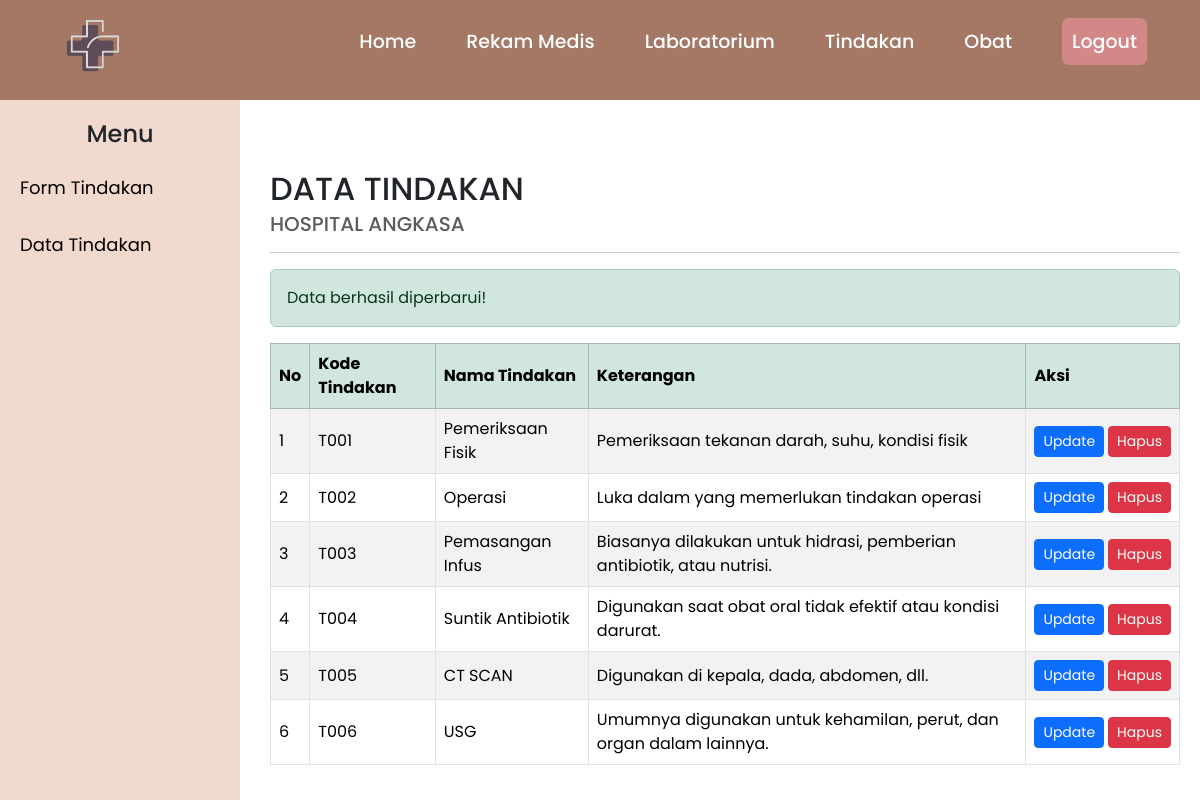
The page /Dokter/t_data.php?sukses=update on the database its author committed.
### tables this page shows
CREATE TABLE `tindakan` (
  `kd_tindakan` varchar(11) NOT NULL,
  `nm_tindakan` enum('Pemeriksaan Fisik','Operasi','Pemasangan Infus','Suntik Antibiotik','CT SCAN','USG') NOT NULL,
  `ket` varchar(100) NOT NULL
);

### Dokter/t_data.php (the view, shortened to what this page needs)
<?php include ('../koneksi.php') ?>
<!DOCTYPE html>
<html lang="en">
<head>
  <link href="https://cdn.jsdelivr.net/npm/bootstrap@5.3.3/dist/css/bootstrap.min.css" rel="stylesheet">
</head>
<body>
<?php include('a_header.php'); ?>
<div class="d-flex">
  <?php include('t_sidebar.php'); ?>
  <main class="main-content">
    <h2 class="mb-1">DATA TINDAKAN</h2>
    <h5 class="text-muted">HOSPITAL ANGKASA</h5>
    <hr>
    <?php if (isset($_GET['sukses']) && $_GET['sukses'] == 'update'): ?>
      <div class="alert alert-success">Data berhasil diperbarui!</div>
    <?php endif; ?>
    <div class="table-responsive">
      <table class="table table-striped table-bordered align-middle">
        <thead class="table-success">
          <tr>
            <th>No</th>
            <th>Kode Tindakan</th>
            <th>Nama Tindakan</th>
            <th>Keterangan</th>
            <th>Aksi</th>
          </tr>
        </thead>
        <tbody>
          <?php
          $sql = "SELECT * FROM tindakan";
          $hasil = mysqli_query($koneksi, $sql);
          $no = 1;
          if (mysqli_num_rows($hasil) == 0) {
              echo "<tr><td colspan='12' class='text-center'>Data masih kosong.</td></tr>";
          } else {
              while ($row = mysqli_fetch_assoc($hasil)) { ?>
              <tr>
                <td><?= $no++ ?></td>
                <td><?= $row['kd_tindakan'] ?></td>
                <td><?= $row['nm_tindakan'] ?></td>
                <td><?= $row['ket'] ?></td>
                <td>
                  <div class="d-flex gap-1">
                    <a href="t_update.php?kd_tindakan=<?= $row['kd_tindakan'] ?>" class="btn btn-primary btn-sm">Update</a>
                    <a href="t_delete.php?kd_tindakan=<?= $row['kd_tindakan'] ?>" onclick="return confirm('Hapus Data?')" class="btn btn-danger btn-sm">Hapus</a>
                  </div>
                </td>
              </tr>
          <?php }
          } ?>
        </tbody>
      </table>
    </div>
  </main>
</div>
</body>
</html>

### Dokter/t_data.php (style rules this page uses)
body { padding-top: 150px; margin: 0; }
.main-content { margin-left: 250px; padding: 20px; width: 100%; }
.table th, .table td { vertical-align: middle; }

### Dokter/a_header.php (style rules this page uses)
* { margin: 0; padding: 0; box-sizing: border-box; font-family: 'Poppins', sans-serif; }

### rows shown on the page
tindakan: kd_tindakan "T001", nm_tindakan "Pemeriksaan Fisik", ket "Pemeriksaan tekanan darah, suhu, kondisi fisik"
tindakan: kd_tindakan "T002", nm_tindakan "Operasi", ket "Luka dalam yang memerlukan tindakan operasi"
tindakan: kd_tindakan "T003", nm_tindakan "Pemasangan Infus", ket "Biasanya dilakukan untuk hidrasi, pemberian antibiotik, atau nutrisi."
tindakan: kd_tindakan "T004", nm_tindakan "Suntik Antibiotik", ket "Digunakan saat obat oral tidak efektif atau kondisi darurat."
tindakan: kd_tindakan "T005", nm_tindakan "CT SCAN", ket "Digunakan di kepala, dada, abdomen, dll."
tindakan: kd_tindakan "T006", nm_tindakan "USG", ket "Umumnya digunakan untuk kehamilan, perut, dan organ dalam lainnya."
